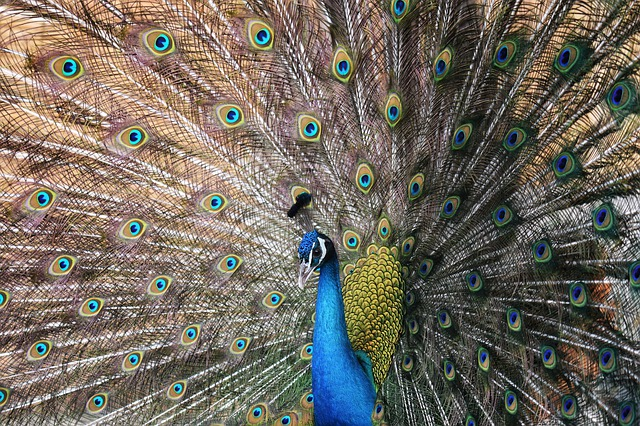
#> input picture animal.jpg, 640 x 426 px
$ python 'contorno (1).py'
#> lines starting #> are read from the running program, lines starting #| are printed output that depends on the picture; after the words box and inside, x2 and y2 are one past the last pixel; in counts of white or black regions, pixels touching at a corner belong together
import numpy as np
import cv2


# reads an input image
img = cv2.imread('animal.jpg',1)
#> img is the input picture: shape (426, 640, 3); mean B, G, R 96.1, 106.6, 113.2

print(img)
#> (printed output is left out)

gray = cv2.cvtColor(img, cv2.COLOR_BGR2GRAY)
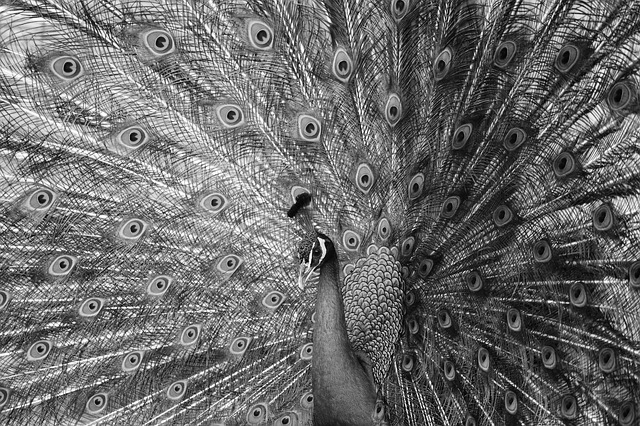
#> gray: shape (426, 640); min 0, max 255, mean 107.4

cv2.imshow('original', img)
cv2.imshow('cinza', gray)

print ("Altura (height): %d pixels" % (img.shape[0]))
#| Altura (height): 426 pixels
print ("Largura (width): %d pixels" % (img.shape[1]))
#| Largura (width): 640 pixels
print ("Canais (channels): %d"      % (img.shape[2]))
#| Canais (channels): 3


#pegando a cor de um pixel
(b, g, r) = img[0, 0]
#> b = 77; g = 94; r = 115
print ("Cor do pixel em (0, 0) - Vermelho: %d, Verde: %d, Azul: %d" % (r, g, b))
#| Cor do pixel em (0, 0) - Vermelho: 115, Verde: 94, Azul: 77

(b, g, r) = img[305, 250]
#> b = 54; g = 73; r = 70
print ("Cor do pixel em (250, 305) - Vermelho: %d, Verde: %d, Azul: %d" % (r, g, b))
#| Cor do pixel em (250, 305) - Vermelho: 70, Verde: 73, Azul: 54

(b, g, r) = img[30, 250]
#> b = 132; g = 188; r = 205
print ("Cor do pixel em (250, 30) - Vermelho: %d, Verde: %d, Azul: %d" % (r, g, b))
#| Cor do pixel em (250, 30) - Vermelho: 205, Verde: 188, Azul: 132


#mudando a cor de um pixel
img2 = img
img2[0, 0] = (100, 10, 10)
#> img2: shape (426, 640, 3); under 0.01% of pixels changed, all inside (x1, y1, x2, y2) = (0, 0, 1, 1)
img2[10:50, 10:50] = (100, 10, 10)
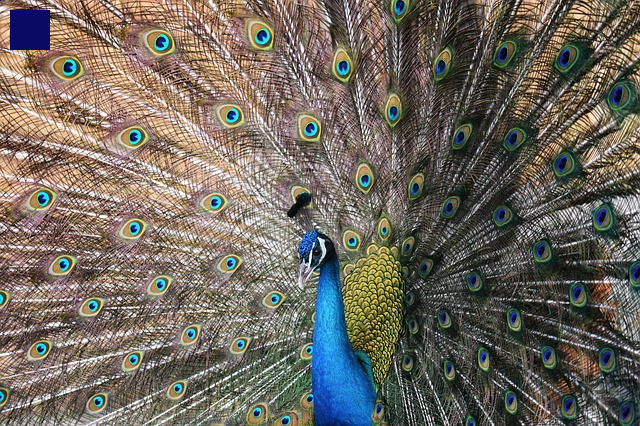
#> img2: shape (426, 640, 3); mean B, G, R 95.9, 105.7, 112.1
cv2.imshow("Modificada.jpg", img2)

#fatiando uma imagem

fatia = img[0:150, 150:300]
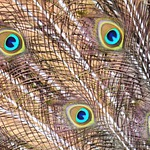
#> fatia: shape (150, 150, 3); mean B, G, R 114.2, 131.1, 153.7
cv2.imshow("Fatia da imagem", fatia)

cv2.imwrite("nova.png", fatia)


cv2.waitKey(0)

$ run again, with pout.jpg copied over animal.jpg
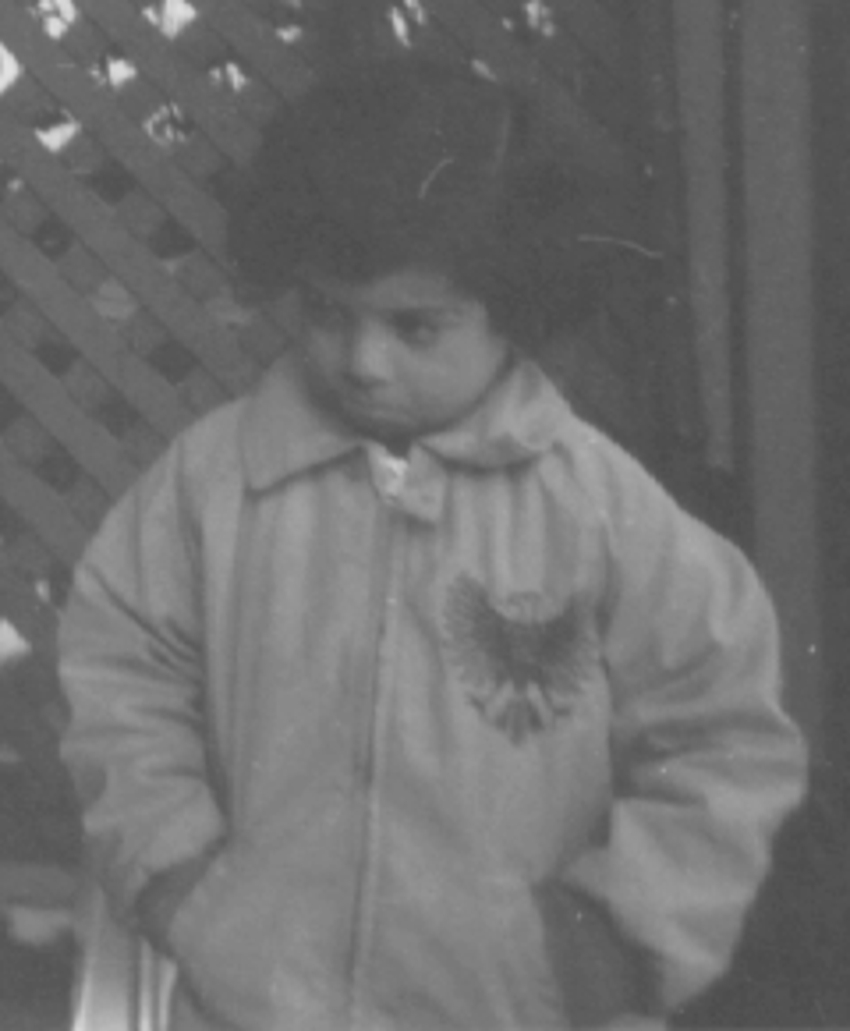
#> input picture pout.jpg, 850 x 1031 px
#> img is the input picture: shape (1031, 850, 3); min 74, max 225, mean 110.3
#> (printed output is left out)
#| Altura (height): 1031 pixels
#| Largura (width): 850 pixels
#| Canais (channels): 3
#> `(b, g, r) = img[0, 0]`: b = 107
#| Cor do pixel em (0, 0) - Vermelho: 107, Verde: 107, Azul: 107
#> `(b, g, r) = img[305, 250]`: b = 93
#| Cor do pixel em (250, 305) - Vermelho: 93, Verde: 93, Azul: 93
#> `(b, g, r) = img[30, 250]`: b = 101
#| Cor do pixel em (250, 30) - Vermelho: 101, Verde: 101, Azul: 101
#> `img2[10:50, 10:50] = (100, 10, 10)`:
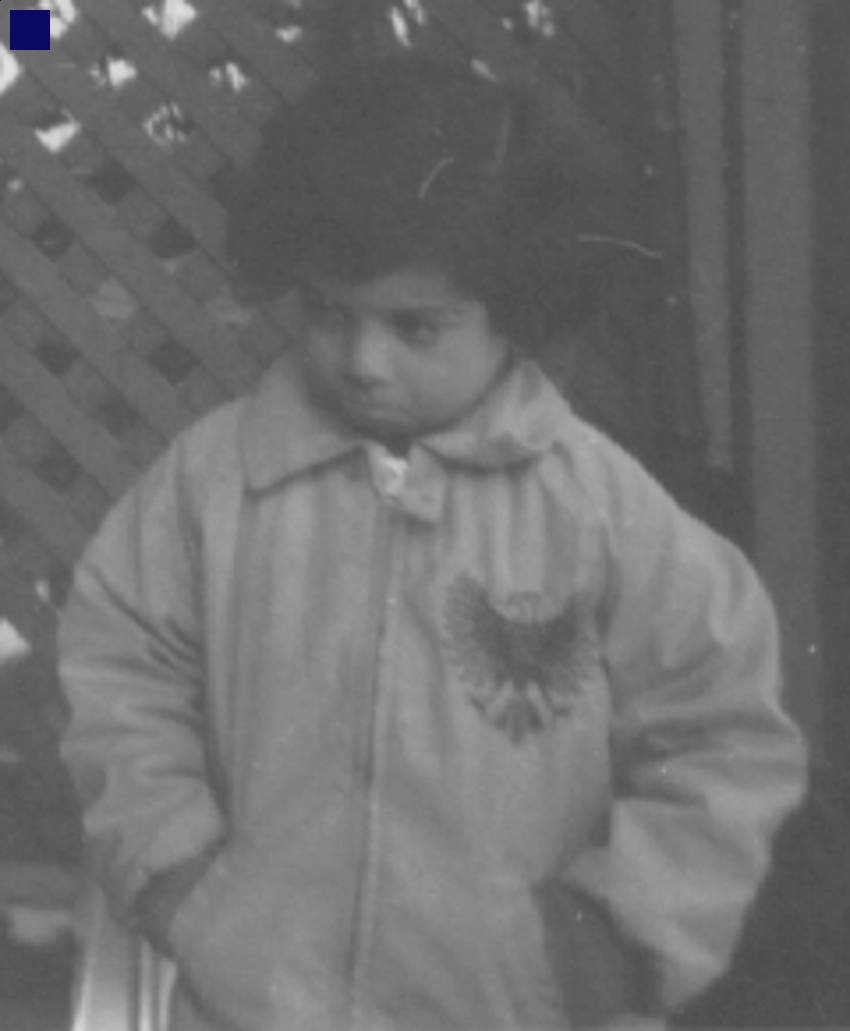
#> img2: shape (1031, 850, 3); mean B, G, R 110.3, 110.1, 110.1
#> `fatia = img[0:150, 150:300]`:
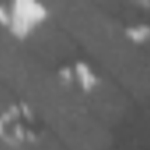
#> fatia: shape (150, 150, 3); min 77, max 221, mean 104.9
